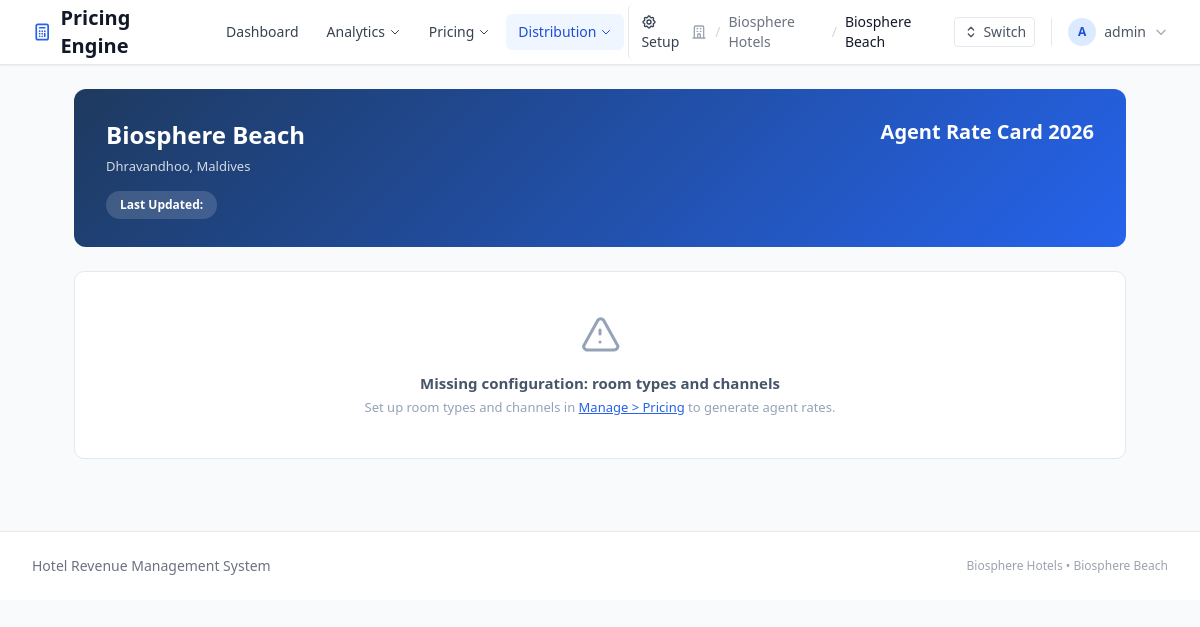
The page /org/biosphere/biosphere-beach/agent-rates/ (signed in) on the database its author committed.
### pricing/models/core.py (models this page shows, shortened)
class Organization(models.Model):
    name = models.CharField(
        max_length=200,
        help_text="Organization name (e.g., 'Atoll Resorts Group')"
    )
    code = models.SlugField(
        max_length=50,
        unique=True,
        help_text="URL-friendly code (e.g., 'atoll-resorts')"
    )
    default_currency = models.CharField(
        max_length=3,
        default='USD',
        help_text="Default currency code (e.g., USD, EUR)"
    )
    currency_symbol = models.CharField(
        max_length=5,
        default='$',
        help_text="Currency symbol for display"
    )
    is_active = models.BooleanField(
        default=True,
        help_text="Whether this organization is active"
    )
    created_at = models.DateTimeField(auto_now_add=True)
    updated_at = models.DateTimeField(auto_now=True)
    class Meta:
        ordering = ['name']
        verbose_name = "Organization"
        verbose_name_plural = "Organizations"

class Property(models.Model):
    organization = models.ForeignKey(
        Organization,
        on_delete=models.PROTECT,
        related_name='properties',
        help_text="Parent organization"
    )
    name = models.CharField(
        max_length=200,
        default="My Hotel",
        help_text="Property name"
    )
    code = models.SlugField(
        max_length=50,
        help_text="URL-friendly code (e.g., 'biosphere-inn')"
    )
    reference_base_rate = models.DecimalField(
        max_digits=10,
        decimal_places=2,
        default=Decimal('100.00'),
        help_text="Reference rate for room index calculations (e.g., Standard Room rate)"
    )
    currency_symbol = models.CharField(
        max_length=5,
        default='$',
        help_text="Currency symbol to display"
    )
    location = models.CharField(
        max_length=255,
        blank=True,
        help_text="e.g., Maldives, Kaafu Atoll"
    )
    country_code = models.CharField(
        max_length=2,
        default='MV',
        db_index=True,
        help_text="ISO 3166-1 alpha-2 country code (e.g., 'MV' for Maldives)"
    )
    total_rooms = models.PositiveIntegerField(
        default=0,
        help_text="Total number of rooms (auto-calculated from room types)"
    )
    service_charge_percent = models.DecimalField(
        max_digits=5,
        decimal_places=2,
        default=Decimal('10.00'),
        validators=[MinValueValidator(0), MaxValueValidator(100)],
        help_text="Service charge percentage (e.g., 10.00 for 10%)"
    )
    tax_percent = models.DecimalField(
        max_digits=5,
        decimal_places=2,
        default=Decimal('16.00'),
        validators=[MinValueValidator(0), MaxValueValidator(100)],
        help_text="Tax percentage (e.g., 16.00 for 16% GST)"
    )
    tax_on_service_charge = models.BooleanField(
        default=True,
        help_text="Whether tax is calculated on subtotal + service charge (True) or just subtotal (False)"
    )
    min_rate_warning = models.DecimalField(
        max_digits=10,
        decimal_places=2,
        null=True,
        blank=True,
        help_text="Warn if any rate falls below this amount"
    )
    max_discount_warning = models.DecimalField(
        max_digits=5,
        decimal_places=2,
        null=True,
        blank=True,
        default=Decimal('40.00'),
        help_text="Warn if total discount percentage exceeds this value"
    )
    is_active = models.BooleanField(
        default=True,
        help_text="Whether this property is active"
    )
    created_at = models.DateTimeField(auto_now_add=True)
    updated_at = models.DateTimeField(auto_now=True)
    class Meta:
        ordering = ['organization', 'name']
        unique_together = ['organization', 'code']
        verbose_name = "Property"
        verbose_name_plural = "Properties"

### pricing/views/pricing.py (the view, shortened to what this page needs)
class AgentRatesView(DistributionAccessMixin, PropertyMixin, TemplateView):
    template_name = 'pricing/rates/agent_rates.html'
    def get_context_data(self, **kwargs):
        from decimal import ROUND_HALF_UP
        context = super().get_context_data(**kwargs)
        context['nav_active'] = 'distribution'
        context['nav_sub'] = 'agents'
        prop = context['property']
        qs = self.get_property_querysets(prop)
        all_seasons = list(qs['seasons'])
        rooms = list(qs['rooms'])
        rate_plans = list(qs['rate_plans'])
        channels = qs['channels']
        version = qs['version']
        today = date.today()
        available_years = sorted({
            y for s in all_seasons
            for y in range(s.start_date.year, s.end_date.year + 1)
        })
        for y in [today.year, today.year + 1]:
            if y not in available_years:
                available_years.append(y)
        available_years = sorted(available_years)
        selected_year = self.request.GET.get('year')
        try:
            selected_year = int(selected_year)
            if selected_year not in available_years:
                selected_year = today.year
        except (TypeError, ValueError):
            selected_year = today.year
        seasons = [
            s for s in all_seasons
            if s.start_date.year == selected_year or s.end_date.year == selected_year
        ]
        agent_channel = channels.filter(name__icontains='agent').first()
        if not agent_channel:
            agent_channel = channels.order_by('-commission_percent').first()
        if not agent_channel or not rooms:
            context['has_data'] = False
            missing = []
            if not rooms:
                missing.append('room types')
            if not agent_channel:
                missing.append('channels')
            context['missing_config'] = ' and '.join(missing)
            context['available_years'] = available_years
            context['current_year'] = selected_year
            return context

### pricing/templates/pricing/rates/agent_rates.html (shortened to what this page needs)
{% extends "pricing/base.html" %}
{% load humanize %}
{% load static %}
{% block extra_css %}
<link rel="stylesheet" href="{% static 'pricing/css/agent-rates.css' %}">
{% endblock %}
{% block content %}
<div class="agent-page">
    <div class="agent-header">
        <div style="display:flex; justify-content:space-between; align-items:flex-start; flex-wrap:wrap; gap:12px;">
            <div>
                <h1>{{ prop.name }}</h1>
                <p class="sub">{{ prop.location }}</p>
            </div>
            <div style="text-align:right;">
                <div style="font-size: 20px; font-weight: 800;">Agent Rate Card {{ current_year }}</div>
            </div>
        </div>
        <div class="agent-header-meta">
            <span class="meta-chip">Last Updated: {{ last_updated|date:"M d, Y" }}</span>
        </div>
    </div>
    {% if not has_data %}
    <div style="padding: 40px; text-align: center; background: #fff; border: 1px solid #e2e8f0; border-radius: 10px;">
        <p style="color:#475569; font-size:15px; font-weight:600; margin:0 0 4px;">Missing configuration: {{ missing_config }}</p>
        <p style="color:#94a3b8; font-size:13px; margin:0;">Set up {{ missing_config }} in <a href="{% url 'pricing:manage_pricing' org_code=org.code prop_code=prop.code %}" style="color:#2563eb; text-decoration:underline;">Manage &gt; Pricing</a> to generate agent rates.</p>
    </div>
    {% endif %}
</div>
{% endblock %}

### pricing/templates/pricing/base.html (shortened to what this page needs)
<!DOCTYPE html>
<html lang="en">
<head>
    <script src="https://cdn.tailwindcss.com"></script>
    {% block extra_css %}{% endblock %}
</head>
<body class="bg-gray-50 min-h-screen">
    <nav class="bg-white shadow-sm border-b border-gray-200">
        <div class="max-w-7xl mx-auto px-4 sm:px-6 lg:px-8">
            <div class="flex justify-between items-center h-16">
                <div class="flex items-center space-x-8">
                    <a href="{% url 'pricing:root' %}" class="text-xl font-bold text-gray-900 flex items-center">
                        Pricing Engine
                    </a>
                    <div class="hidden md:flex items-center space-x-1">
                        {% if org and prop %}
                        <a href="{% url 'pricing:property_dashboard' org_code=org.code prop_code=prop.code %}"
                            class="{% if nav_active == 'dashboard' %}text-blue-700 bg-blue-50{% else %}text-gray-700 hover:text-gray-900 hover:bg-gray-100{% endif %} px-3 py-2 rounded-md text-sm font-medium transition">
                            Dashboard
                        </a>
                        <div class="relative" data-dropdown="analytics-nav">
                            <button type="button" onclick="toggleNavDropdown('analytics-nav')"
                                class="{% if nav_active == 'analytics' %}text-blue-700 bg-blue-50{% else %}text-gray-700 hover:text-gray-900 hover:bg-gray-100{% endif %} px-3 py-2 rounded-md text-sm font-medium transition inline-flex items-center">
                                Analytics
                                <svg class="ml-1 w-3 h-3" fill="none" stroke="currentColor" viewBox="0 0 24 24"><path stroke-linecap="round" stroke-linejoin="round" stroke-width="2" d="M19 9l-7 7-7-7"/></svg>
                            </button>
                        </div>
                        {% if user.is_superuser or user_org_role.role == 'admin' or user_org_role.role == 'manager' %}
                        <div class="relative" data-dropdown="pricing-nav">
                            <button type="button" onclick="toggleNavDropdown('pricing-nav')"
                                class="{% if nav_active == 'pricing' %}text-blue-700 bg-blue-50{% else %}text-gray-700 hover:text-gray-900 hover:bg-gray-100{% endif %} px-3 py-2 rounded-md text-sm font-medium transition inline-flex items-center">
                                Pricing
                                <svg class="ml-1 w-3 h-3" fill="none" stroke="currentColor" viewBox="0 0 24 24"><path stroke-linecap="round" stroke-linejoin="round" stroke-width="2" d="M19 9l-7 7-7-7"/></svg>
                            </button>
                        </div>
                        {% endif %}
                        {% if user.is_superuser or user_org_role.role == 'admin' or user_org_role.role == 'manager' or user_org_role.role == 'sales' %}
                        <div class="relative" data-dropdown="distribution-nav">
                            <button type="button" onclick="toggleNavDropdown('distribution-nav')"
                                class="{% if nav_active == 'distribution' %}text-blue-700 bg-blue-50{% else %}text-gray-700 hover:text-gray-900 hover:bg-gray-100{% endif %} px-3 py-2 rounded-md text-sm font-medium transition inline-flex items-center">
                                Distribution
                                <svg class="ml-1 w-3 h-3" fill="none" stroke="currentColor" viewBox="0 0 24 24"><path stroke-linecap="round" stroke-linejoin="round" stroke-width="2" d="M19 9l-7 7-7-7"/></svg>
                            </button>
                        </div>
                        {% endif %}
                        {% if user.is_superuser or user_org_role.role == 'admin' %}
                        <a href="{% url 'pricing:manage_property' org_code=org.code prop_code=prop.code %}"
                            class="{% if nav_active == 'setup' %}text-blue-700 bg-blue-50{% else %}text-gray-700 hover:text-gray-900 hover:bg-gray-100{% endif %} px-3 py-2 rounded-md text-sm font-medium transition border-l border-gray-200 ml-1 pl-3">
                            Setup
                        </a>
                        {% endif %}
                        {% elif org %}
                        <a href="{% url 'pricing:org_dashboard' org_code=org.code %}"
                            class="text-gray-700 hover:text-gray-900 hover:bg-gray-100 px-3 py-2 rounded-md text-sm font-medium transition">
                            Properties
                        </a>
                        {% else %}
                        <a href="{% url 'pricing:org_selector' %}"
                            class="text-gray-700 hover:text-gray-900 hover:bg-gray-100 px-3 py-2 rounded-md text-sm font-medium transition">
                            Organizations
                        </a>
                        {% endif %}
                    </div>
                </div>
                <div class="flex items-center space-x-4">
                    {% if org and prop %}
                    <div class="hidden sm:flex items-center space-x-2 text-sm">
                        <a href="{% url 'pricing:org_selector' %}" class="text-gray-400 hover:text-gray-600"
                            title="All Organizations">
                            <svg class="w-4 h-4" fill="none" stroke="currentColor" viewBox="0 0 24 24">
                                <path stroke-linecap="round" stroke-linejoin="round" stroke-width="2"
                                    d="M19 21V5a2 2 0 00-2-2H7a2 2 0 00-2 2v16m14 0h2m-2 0h-5m-9 0H3m2 0h5M9 7h1m-1 4h1m4-4h1m-1 4h1m-5 10v-5a1 1 0 011-1h2a1 1 0 011 1v5m-4 0h4" />
                            </svg>
                        </a>
                        <span class="text-gray-300">/</span>
                        <a href="{% url 'pricing:org_dashboard' org_code=org.code %}"
                            class="text-gray-500 hover:text-gray-700">
                            {{ org.name }}
                        </a>
                        <span class="text-gray-300">/</span>
                        <span class="text-gray-900 font-medium">{{ prop.name }}</span>
                    </div>
                    <div class="relative property-dropdown-wrapper">
                        <button onclick="togglePropertyDropdown()"
                            class="flex items-center space-x-1 text-sm text-gray-600 hover:text-gray-900 px-2 py-1 rounded border border-gray-200 hover:border-gray-300 transition">
                            <svg class="w-4 h-4" fill="none" stroke="currentColor" viewBox="0 0 24 24">
                                <path stroke-linecap="round" stroke-linejoin="round" stroke-width="2"
                                    d="M8 9l4-4 4 4m0 6l-4 4-4-4" />
                            </svg>
                            <span class="hidden sm:inline">Switch</span>
                        </button>
                    </div>
                    {% else %}
                    <span class="text-sm text-gray-500">Revenue Management System</span>
                    {% endif %}
                    {% if user.is_authenticated %}
                    <div class="relative border-l border-gray-200 pl-4 ml-2 user-dropdown-wrapper">
                        <button onclick="toggleUserDropdown()"
                            class="flex items-center space-x-2 text-sm text-gray-600 hover:text-gray-900 transition">
                            <div class="w-7 h-7 bg-blue-100 text-blue-700 rounded-full flex items-center justify-center font-semibold text-xs">
                                {{ user.username|make_list|first|upper }}
                            </div>
                            <span class="hidden sm:inline font-medium">{{ user.username }}</span>
                            <svg class="w-3.5 h-3.5 text-gray-400" fill="none" stroke="currentColor" viewBox="0 0 24 24">
                                <path stroke-linecap="round" stroke-linejoin="round" stroke-width="2" d="M19 9l-7 7-7-7"/>
                            </svg>
                        </button>
                    </div>
                    {% else %}
                    <a href="{% url 'login' %}" class="text-sm text-blue-600 hover:text-blue-700 font-medium ml-4">Sign In</a>
                    {% endif %}
                </div>
            </div>
        </div>
    </nav>
    <main>
        {% block content %}{% endblock %}
    </main>
    <footer class="bg-white border-t border-gray-200 mt-12">
        <div class="max-w-7xl mx-auto px-4 sm:px-6 lg:px-8 py-6">
            <div class="flex flex-col sm:flex-row justify-between items-center">
                <p class="text-sm text-gray-500">
                    Hotel Revenue Management System
                </p>
                <p class="text-xs text-gray-400 mt-2 sm:mt-0">
                    {% if org and prop %}
                    {{ org.name }} • {{ prop.name }}
                    {% elif org %}
                    {{ org.name }}
                    {% endif %}
                </p>
            </div>
        </div>
    </footer>
</body>
</html>

### rows shown on the page
Organization: name "Biosphere Hotels"
Property: name "Biosphere Beach", location "Dhravandhoo, Maldives"

### other values the page prints
{{ user.username|make_list|first|upper }} "A"
{{ user.username }} "admin"
{{ current_year }} "2026"
{{ missing_config }} "room types and channels"
